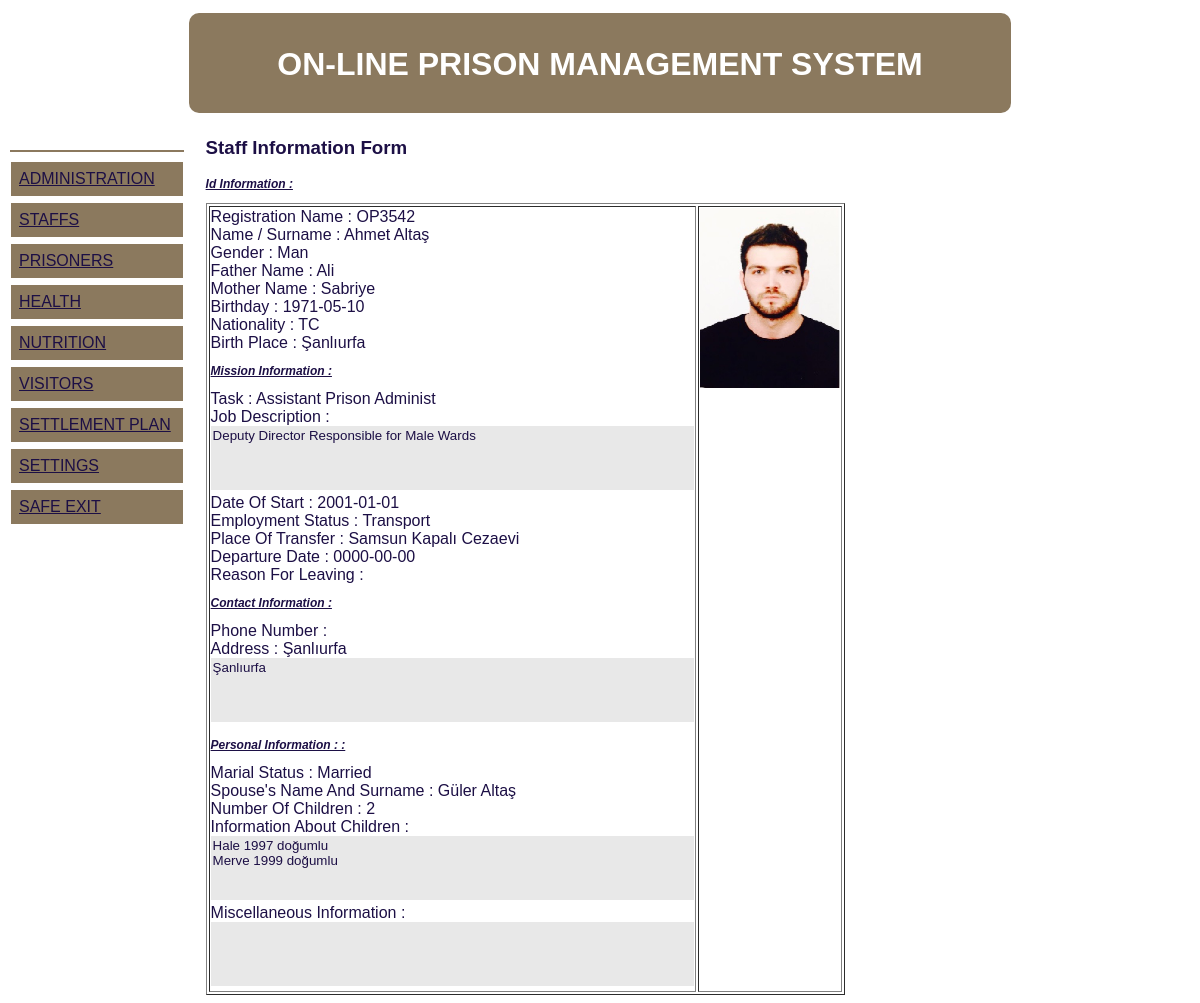
Screenshot of /staffssee.php?id=35 with the database file from the repository.
### tables this page shows
CREATE TABLE `staffs` (
  `id` int(11) NOT NULL,
  `persicilno` varchar(15) NOT NULL,
  `ad` varchar(20) NOT NULL,
  `soyad` varchar(30) NOT NULL,
  `cinsiyet` varchar(5) NOT NULL,
  `babaadi` varchar(20) NOT NULL,
  `anneadi` varchar(20) NOT NULL,
  `dogumtarihi` date NOT NULL,
  `uyruk` varchar(10) NOT NULL,
  `dogumyeri` varchar(30) NOT NULL,
  `gorev` varchar(50) NOT NULL,
  `gorevtanim` varchar(250) DEFAULT NULL,
  `baslamatarih` date DEFAULT NULL,
  `baslamasekil` varchar(10) NOT NULL,
  `transferyeri` varchar(200) DEFAULT NULL,
  `tlf` varchar(15) NOT NULL,
  `adres` varchar(250) NOT NULL,
  `medenidurum` varchar(10) NOT NULL,
  `esadsoyad` varchar(60) DEFAULT NULL,
  `cocuksayi` int(11) NOT NULL,
  `cocukbilgi` varchar(300) DEFAULT NULL,
  `kisibilgi` varchar(300) DEFAULT NULL,
  `ayrilistarih` date DEFAULT NULL,
  `ayrilisneden` varchar(25) DEFAULT NULL,
  `resim` varchar(15) DEFAULT NULL,
  `aktiflik` varchar(3) NOT NULL
);

### staffssee.php (the view, shortened to what this page needs)
<?php
include "config.php";
$getid=$_GET['id'];
?>
<!DOCTYPE html>
<html>
<head>
<link rel="stylesheet" href="style.css">
</head>
<body>
<div class= "header">
   <?php include "header.php" ?>
</div>
<div style="overflow:auto">
  <div class="menu">
    <?php include "menu.php"; ?>
  </div>
  <div class="main">
   <?php
$sorgu = $conn->query("SELECT * FROM staffs WHERE id =".$getid);
$sonuc = $sorgu->fetch_assoc();
$persicilno=$sonuc['persicilno'];
$ad=$sonuc['ad'];
$soyad=$sonuc['soyad'];
$cinsiyet=$sonuc['cinsiyet'];
$babaadi=$sonuc['babaadi'];
$anneadi=$sonuc['anneadi'];
$dogumtarihi=$sonuc['dogumtarihi'];
$uyruk=$sonuc['uyruk'];
$dogumyeri=$sonuc['dogumyeri'];
$gorev=$sonuc['gorev'];
$baslamatarih=$sonuc['baslamatarih'];
$baslamasekil=$sonuc['baslamasekil'];
$transferyeri=$sonuc['transferyeri'];
$ayrilistarih=$sonuc['ayrilistarih'];
$ayrilisneden=$sonuc['ayrilisneden'];
$adres=$sonuc['adres'];
$medenidurum=$sonuc['medenidurum'];
$esadsoyad=$sonuc['esadsoyad'];
$cocuksayi=$sonuc['cocuksayi'];
?>
<h3>Staff Information Form</h3>
<b><i><u><h3 style="font-size:12px; text-align:left";>Id Information :</h3></u></i></b>
<table border="1">
  <tr>
    <td>
    <form action="">
    <label for="Registration Name" style="text-align:right">Registration Name :</label>
    <label for="Registration Name" style="text-align:left"><?php echo $persicilno ?></label><br>
    <label for="Name/surname" style="text-align:right">Name / Surname :</label>
    <label for="Name/surname" style="text-align:left"> <?php echo $ad . " " . $soyad; ?></label><br>
    <label for="gender" style="text-align:right">Gender :</label>
    <label for="gender" style="text-align:left"> <?php echo $cinsiyet; ?></label><br>
    <label for="fathername" style="text-align:right">Father Name :</label>
    <label for="fathername" style="text-align:left"> <?php echo $babaadi; ?></label><br>
    <label for="mothername" style="text-align:right">Mother Name :</label>
    <label for="mothername" style="text-align:left"> <?php echo $anneadi; ?></label><br>
    <label for="birthday" style="text-align:right">Birthday :</label>
    <label for="birthday" style="text-align:left"> <?php echo $dogumtarihi; ?></label><br>
    <label for="nationality" style="text-align:right">Nationality :</label>
    <label for="nationality" style="text-align:left"> <?php echo $uyruk; ?></label><br>
    <label for="birthplace" style="text-align:right">Birth Place :</label>
    <label for="birthplace" style="text-align:left"> <?php echo $dogumyeri; ?></label><br>
    <b><i><u><h3 style="font-size:12px; text-align:left";>Mission Information :</h3></u></i></b>
    <label for="task" style="text-align:right">Task :</label>
    <label for="task" style="text-align:left"> <?php echo $gorev; ?></label><br>
    <label for="jobdescription" style="text-align:right">Job Description :</label><br>
    <textarea id="areatext" name="jobdescription" rows="4" cols="58" style="resize:none; border:none" background-color:gray><?php echo $sonuc['gorevtanim']; ?></textarea><br>
    <label for="dateofstart" style="text-align:right">Date Of Start :</label>
    <label for="dateofstart" style="text-align:left"> <?php echo $baslamatarih; ?></label><br>
    <label for="employmentstatus" style="text-align:right">Employment Status :</label>
    <label for="employmentstatus" style="text-align:left"> <?php echo $baslamasekil; ?></label><br>
    <label for="placeoftransfer" style="text-align:right">Place Of Transfer :</label>
    <label for="placeoftransfer" style="text-align:left"> <?php echo $transferyeri; ?></label><br>
    <label for="departuredate" style="text-align:right">Departure Date :</label>
    <label for="departuredate" style="text-align:left"> <?php echo $ayrilistarih; ?></label><br>
    <label for="reasonforleaving" style="text-align:right">Reason For Leaving :</label>
    <label for="reasonforleaving" style="text-align:left"> <?php echo $ayrilisneden; ?></label><br>
    <b><i><u><h3 style="font-size:12px; text-align:left";>Contact Information :</h3></u></i></b>
    <label for="phonenumber" style="text-align:right">Phone Number :</label>
    <label for="phonenumber" style="text-align:left"> <?php echo $ayrilisneden; ?></label><br>
    <label for="address" style="text-align:right">Address :</label>
    <label for="address" style="text-align:left"> <?php echo $adres; ?></label><br>
    <textarea id="areatext" name="address" rows="4" cols="58" style="resize:none; border:none" background-color:gray><?php echo $sonuc['adres']; ?></textarea><br>
    <b><i><u><h3 style="font-size:12px; text-align:left";>Personal Information : :</h3></u></i></b>
    <label for="marialstatus" style="text-align:right">Marial Status :</label>
    <label for="marialstatus" style="text-align:left"> <?php echo $medenidurum; ?></label><br>
    <label for="spousesnameandsurname" style="text-align:right">Spouse's Name And Surname :</label>
    <label for="spousesnameandsurname" style="text-align:left"> <?php echo $esadsoyad; ?></label><br>
    <label for="numberofchildren" style="text-align:right">Number Of Children :</label>
    <label for="numberofchildren" style="text-align:left"> <?php echo $cocuksayi; ?></label><br>
    <label for="informationaboutchildren" style="text-align:left">Information About Children :</label><br>
    <textarea id="areatext" name="informationaboutchildren" rows="4" cols="58" style="resize:none; border:none" background-color:gray><?php echo $sonuc['cocukbilgi']; ?></textarea><br>
    <label for="miscellaneousinformation" style="text-align:left">Miscellaneous Information :</label><br>
    <textarea id="areatext" name="informationaboutchildren" rows="4" cols="58" style="resize:none; border:none" background-color:gray><?php echo $sonuc['kisibilgi']; ?></textarea><br>
  </form>
      </td>
    <td id="resim"><?php $sorgu2 = $conn->query("SELECT cinsiyet, resim FROM staffs WHERE id =".$getid);
    $sonuc2 = $sorgu2->fetch_assoc();
if ($sonuc2['resim']!=""){ ?>
<center><img src="<?php echo $sonuc2['resim']; ?>" class="resim" alt="Staff" width="140" height ="180"></center>
<?php }elseif($sonuc2['resim']=="" && $sonuc2['cinsiyet']=="Man"){ ?>
   <center><img src="staffpic/ves.jpg" class="resim" alt="Staff" width="140" height ="180"></center>
<?php }elseif($sonuc2['resim']=="" && $sonuc2['cinsiyet']=="Woman") { ?>
   <center><img src="staffpic/ves2.jpg" class="resim" alt="Staff" width="140" height ="180"></center>
<?php } ?> </td>
  </tr>
</table>
  </div>
</div>
</body>
</html>

### style.css (style rules this page uses)
* { box-sizing: border-box; font-family: Arial, sans-serif; color:#1c0f45; }
.main { float: left; width: 70%; padding: 0 20px; }
.menu { float: left; width: 15%; text-align: left; margin: 30px auto; color:black; }

### staffssee.php (style rules this page uses)
#areatext { background-color:#e8e8e8; }
#resim { vertical-align: top ; }

### header.php (style rules this page uses)
.header { padding:5px; text-align:center; }

### rows the page displays
staffs: persicilno "OP3542", ad "Ahmet", soyad "Altaş", cinsiyet "Man", babaadi "Ali", anneadi "Sabriye", dogumtarihi "1971-05-10", uyruk "TC", dogumyeri "Şanlıurfa", gorev "Assistant Prison Administ", jobdescription "Deputy Director Responsible for Male Wards", baslamatarih "2001-01-01", baslamasekil "Transport", transferyeri "Samsun Kapalı Cezaevi", ayrilistarih "0000-00-00", adres "Şanlıurfa", address "Şanlıurfa", medenidurum "Married", esadsoyad "Güler Altaş", cocuksayi "2", informationaboutchildren "Hale 1997 doğumlu Merve 1999 doğumlu", resim (picture)
